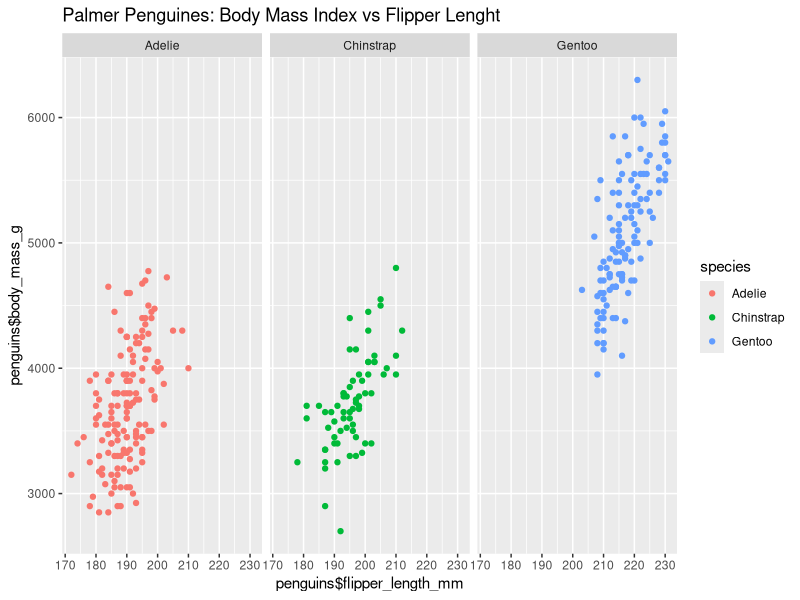

Recreate this plot in R.
# install.packages("palmerpenguins")
library(palmerpenguins)
library(ggplot2)
ggplot(data=penguins,
       aes(x = penguins$flipper_length_mm, y = penguins$body_mass_g)) + 
  geom_point(aes(color = species)) + facet_wrap(~species) + labs(title = "Palmer Penguines: Body Mass Index vs Flipper Lenght")

summary(penguins)

### 
x <- -0.8 
if (x > 0 ) {
  
  print("x is the positive number")
  
} else {
  print("x is either positive or negative number")
}
# install.packages("tidyverse")
library(tidyverse)

